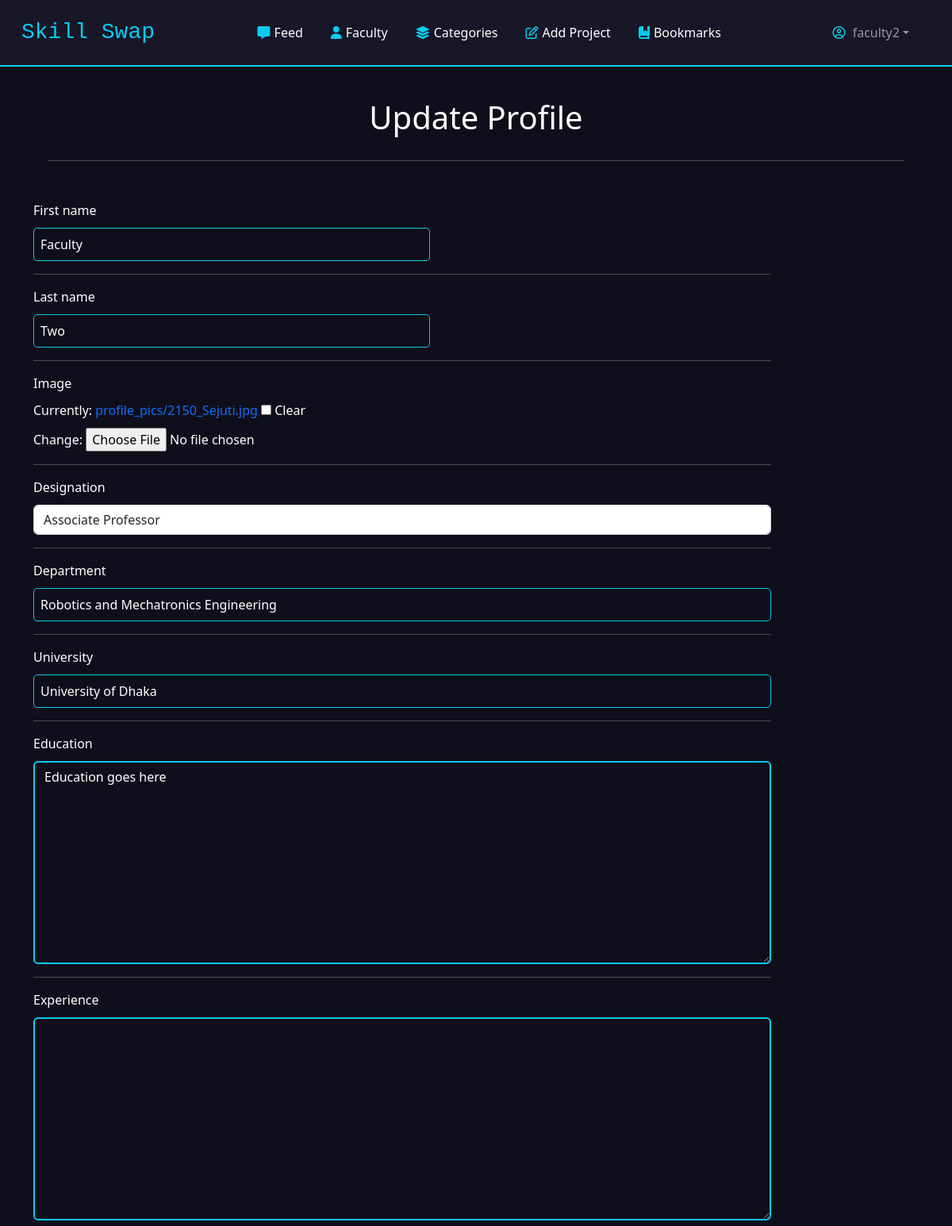
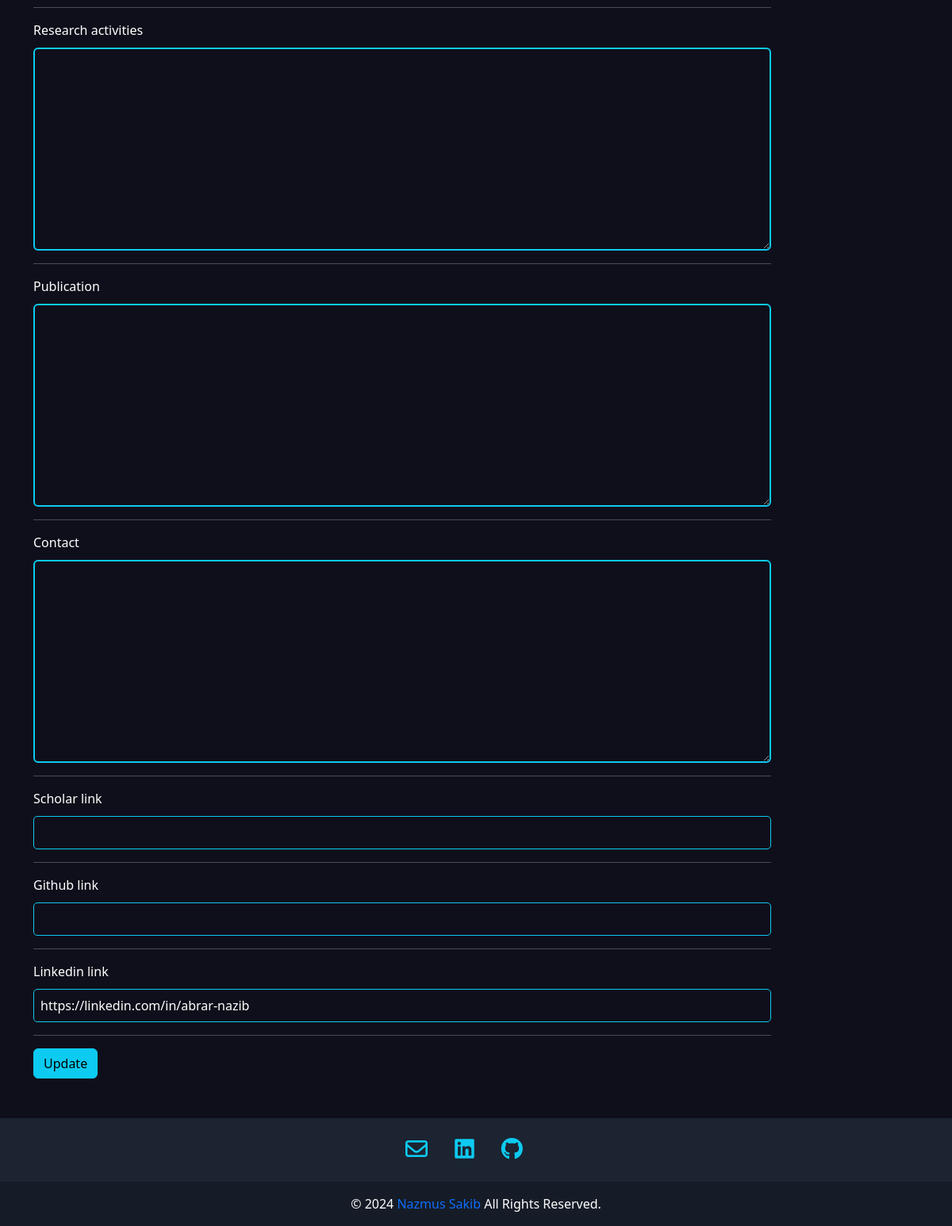
The page /updateProfile (signed in) on the database its author committed (2 pictures, top to bottom).
### accounts/models.py (models this page shows)
class CustomUser(AbstractUser):
    DESIGNATION_CHOICE = (
        ('Associate Professor', 'Associate Professor'),
        ('Professor', 'Professor'),
        ('Assistant Professor', 'Assistant Professor'),
        ('Lecturer', 'Lecturer'),
    )
    is_faculty = models.BooleanField(default=False)
    department = models.CharField(max_length=100, blank=True, null=True)
    university = models.CharField(max_length=100, blank=True, null=True)
    designation = models.CharField(max_length=100, blank=True, null=True, choices=DESIGNATION_CHOICE)
    education = models.TextField(blank=True, null=True)
    experience = models.TextField(blank=True, null=True)
    research_activities = models.TextField(blank=True, null=True)
    membership = models.TextField(blank=True, null=True)
    publication = models.TextField(blank=True, null=True)
    award = models.TextField(blank=True, null=True)
    contact = models.TextField(blank=True, null=True)
    scholar_link = models.CharField(max_length=100, blank=True, null=True)
    github_link = models.CharField(max_length=100, blank=True, null=True)
    linkedin_link = models.CharField(max_length=100, blank=True, null=True)
    image = models.ImageField(upload_to='profile_pics', default='./images/default.jpg', null=True, blank=True)

### blog/views.py (the view)
# urls.py: path("updateProfile", views.updateProfile, name="updateProfile"),
@login_required
def updateProfile(request):
  if request.method == 'POST':
    if request.user.is_faculty:
      form = FacultyProfileForm(request.POST, request.FILES, instance=request.user)
    else:
      form = StudentProfileForm(request.POST, request.FILES, instance=request.user)
    if form.is_valid():
      form.save()
      messages.success(request, 'Profile Updated successfully ^_^')
      return HttpResponseRedirect(reverse('blog:profile'))
  else:
    if request.user.is_faculty:
      form = FacultyProfileForm(instance=request.user)
    else:
      form = StudentProfileForm(instance=request.user)
  return render(request, 'update_profile.html', {
    'form': form
  })

### accounts/forms.py
class FacultyProfileForm(forms.ModelForm):
  class Meta:
    model = get_user_model()
    fields = ['first_name', 'last_name','department', 'designation', 'university', 'education', 'experience', 'research_activities', 'membership', 'publication', 'award', 'contact', 'scholar_link', 'image', 'github_link', 'linkedin_link']

### blog/templates/update_profile.html (shortened to what this page needs)
{% extends './layout.html' %}  {% load crispy_forms_tags %} {% load static %} {% block links %}
  <link rel="stylesheet" href="{% static 'css/index.css' %}" />
  <link rel="stylesheet" href="{% static 'css/singleArt.css' %}" />
  <link rel="stylesheet" href="{% static 'css/add.css' %}" />
{% endblock %} {% block body %}
  <div class="header">
    <h1>Update Profile</h1>
    <hr />
  </div>
  <div class="container form-group add-form">
    <form action="" class="col-sm-10" method="post" enctype="multipart/form-data">
      <div class="title-art">{{ form.first_name|as_crispy_field }}</div>
      <hr />
      <div class="title-art">{{ form.last_name|as_crispy_field }}</div>
      <hr />
      <div class="image-art">{{ form.image|as_crispy_field }}</div>
      <hr />
      {% if user.is_faculty %}
        <div class="image-art">{{ form.designation|as_crispy_field }}</div>
        <hr />
      {% endif %}
      <div class="desc-art">{{ form.department|as_crispy_field }}</div>
      <hr />
      <div class="desc-art">{{ form.university|as_crispy_field }}</div>
      <hr />
      <div class="content-art">{{ form.education|as_crispy_field }}</div>
      <hr />
      <div class="content-art">{{ form.experience|as_crispy_field }}</div>
      <hr />
      <div class="content-art">{{ form.research_activities|as_crispy_field }}</div>
      <hr />
      <div class="content-art">{{ form.publication|as_crispy_field }}</div>
      <hr />
      <div class="content-art">{{ form.contact|as_crispy_field }}</div>
      <hr />
      <div class="desc-art">{{ form.scholar_link|as_crispy_field }}</div>
      <hr />
      <div class="desc-art">{{ form.github_link|as_crispy_field }}</div>
      <hr />
      <div class="desc-art">{{ form.linkedin_link|as_crispy_field }}</div>
      <hr />
      <input type="submit" value="Update" class="btn btn-info" />
    </form>
  </div>
{% endblock %}

### blog/templates/layout.html (shortened to what this page needs)
{% load static %}
<!DOCTYPE html>
<html lang="en">
  <head>
    <link href="https://cdn.jsdelivr.net/npm/bootstrap@5.2.2/dist/css/bootstrap.min.css" rel="stylesheet" />
    <link rel="stylesheet" href="{% static 'css/layout.css' %}" />
    {% block links %}
    {% endblock %}
  </head>
  <body>
    <nav class="navbar navbar-expand-lg navbar-dark" style="padding: 15px">
      <div class="container-fluid">
        <a class="navbar-brand" href="{% url 'blog:home' %}" style="color: var(--bs-cyan); font-family: monospace; font-size:28px;">Skill Swap</a>
        <div class="collapse navbar-collapse" id="navbarSupportedContent">
          <ul class="navbar-nav me-auto ulNav">
            <li class="nav-item">
              <a class="nav-link active" aria-current="page" href="{% url 'blog:index' %}"><i class="fas fa-comment-alt"></i>Feed</a>
            </li>
            <li class="nav-item">
              <a class="nav-link active" aria-current="page" href="{% url 'blog:faculty' %}"><i class="fa-solid fa-user"></i>Faculty</a>
            </li>
            <li class="nav-item">
              <a class="nav-link active" href="{% url 'blog:categories' %}"><i class="fa-solid fa-layer-group"></i>Categories</a>
            </li>
            {% if user.is_authenticated %}
              <li class="nav-item">
                <a class="nav-link active" aria-current="page" href="{% url 'blog:add' %}"><i class="fa-regular fa-pen-to-square"></i>Add Project</a>
              </li>
              <li class="nav-item">
                <a class="nav-link active" aria-current="page" href="{% url 'blog:bookmarks' %}"><i class="fa-solid fa-book-bookmark"></i>Bookmarks</a>
              </li>
            {% endif %}
          </ul>
          <ul class="navbar-nav">
            {% if user.is_authenticated %}
              <li class="nav-item dropdown active">
                <a class="nav-link dropdown-toggle" href="#" role="button" data-bs-toggle="dropdown" aria-expanded="false"><i class="fa-regular fa-circle-user"></i> {{ user }}</a>
              </li>
            {% endif %}
          </ul>
        </div>
      </div>
    </nav>
    <div class="blog-content1">
      {% block body %}
      {% endblock %}
    </div>
    <div class="footer">
      <footer class="text-center text-lg-start text-white" style="background-color: #1c2331">
        <section class="footer-social">
          <a href="#"><i class="fa-regular fa-envelope"></i></a>
          <a href="#"><i class="fab fa-linkedin"></i></a>
          <a href="#"><i class="fab fa-github"></i></a>
        </section>
        <div class="text-center p-3" style="background-color: rgba(0, 0, 0, 0.2)">
          © <span class="thisYear"></span>
          <a class="" target="_blank" href="#">Nazmus Sakib</a>
          All Rights Reserved.
        </div>
      </footer>
    </div>
  </body>
</html>

### blog/static/css/layout.css (style rules this page uses)
:root { --base-color: #0f0f1b; --second-color: #171727; --mid-color: #161e2e; --back-color: #bbe1fa; --primary-color: 111, 76, 255; --text-color: 256, 256, 256; }
* { padding: 0; margin: 0; box-sizing: border-box; }
.ulNav { margin-left: auto; }
li { margin-right: 19px; }
body { background-color: var(--base-color); display: flex; flex-direction: column; min-height: 100vh; }
.blog-content1 { flex: 1; }
nav { background-color: var(--second-color); border-bottom: 2px solid var(--bs-cyan); border-bottom-color: linear-gradient(to top, rgb(1 134 218), rgb(182 49 167)); }
i { color: var(--bs-cyan); margin-right: 5px; }
.footer-social { text-align: center; padding: 25px; }
.footer-social a { margin-right: 25px; }
.footer-social a i { font-size: 28px; }
footer a { text-decoration: none; }
.header { text-align: center; color: var(--bs-white); margin-top: 40px; }
.header hr { margin: 30px auto; width: 90%; }

### blog/static/css/index.css (style rules this page uses)
body { font-size: 16px; color: #ffffff; text-rendering: optimizeLegibility; font-weight: initial; }
a, a:hover { text-decoration: none; transition: color 0.3s ease-in-out; }

### blog/static/css/add.css (style rules this page uses)
.add-form { color: var(--bs-white); margin: 50px auto; }
.add-form label { margin-bottom: 10px; }
.title-art input { outline: none; border: 1px solid var(--bs-cyan); width: 500px; border-radius: 5px; color: var(--bs-white); padding: 8px; background-color: var(--base-color); }
.content-art textarea { background-color: var(--base-color); color: var(--bs-white); border: 2px solid var(--bs-cyan); }
.desc-art input { border: 1px solid var(--bs-cyan); color: var(--bs-white); border-radius: 5px; padding: 8px; background-color: var(--base-color); }

### rows shown on the page
CustomUser: username "faculty2", first_name "Faculty", last_name "Two", designation "Associate Professor", department "Robotics and Mechatronics Engineering", university "University of Dhaka", education "Education goes here", linkedin_link "https://linkedin.com/in/abrar-nazib"
